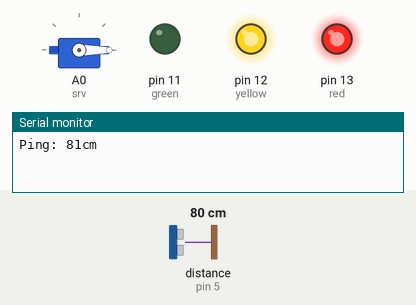
The sketch below on a simulated Arduino Uno, built with avr-gcc and run on an emulated ATmega328P. Parts: servo, output pins drawn as LEDs (lit = HIGH), the last lines printed to the serial monitor. Dashed ring = blinking. The test bench sets the inputs (shaded band); at power-on: distance to the obstacle (sensor on pin 5) 80 cm. The echo pulse lasts 58.3 µs per cm; pins used as bus, display or sensor lines are not drawn.

Above: at 8.2 s.
8.3 s: distance to the obstacle (sensor on pin 5) set to 11 cm
11.8 s: distance to the obstacle (sensor on pin 5) set to 8 cm
At 15.7 s:
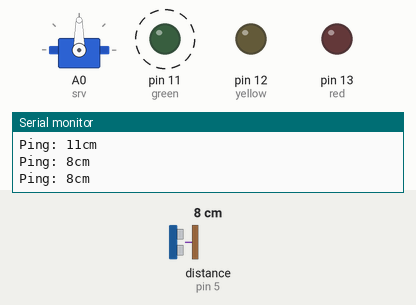
16.5 s: distance to the obstacle (sensor on pin 5) set to 18 cm
At 17.8 s:
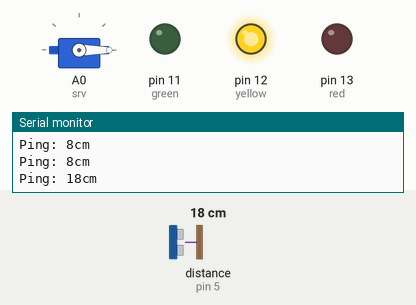
19.5 s: distance to the obstacle (sensor on pin 5) set to 2 cm
At 20.6 s:
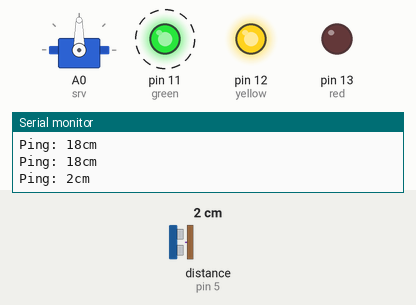
24.2 s: distance to the obstacle (sensor on pin 5) set to 35 cm
At 26.3 s:
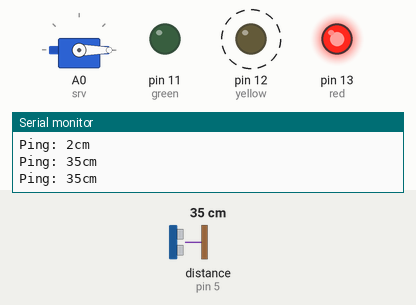
Timing chart, 0 to 29.9 s (numbered marks = the images above; inputs shaded):
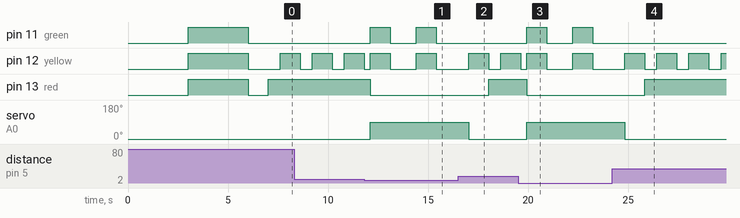

The sketch:

shlagbaum2.ino
```cpp
//===================================================================================
// Shlagbaum2
//===================================================================================
// ----- global define ----------------------------------------------
//
// ----- libraries --------------------------------------------------
 #include <NewPing.h>
 #include <Servo.h>
// ----- constant pin -----------------------------------------------
 #define srv A0
 #define red 13
 #define yellow 12
 #define green 11
 #define vcc 3
 #define trig 4
 #define echo 5
 #define gnd 6
// ----- constant common --------------------------------------------
// const float pi = 3.14;
// ----- variables --------------------------------------------------
// int count = 0;
// ----- prepare hardware -------------------------------------------
 Servo servo1;
 NewPing sonar(trig, echo, 200);
// ==================================================================
// functions common -------------------------------------------------
// void control() {}
// ==================================================================
void setup() {
  // Serial monitor -------------------------------------------------
  Serial.begin(9600); delay(3000);
  // ----- prepare pins ---------------------------------------------
   //pinMode(srv,OUTPUT);
   pinMode(red,OUTPUT);
   pinMode(yellow,OUTPUT);
   pinMode(green,OUTPUT);
   pinMode(vcc, OUTPUT);
   digitalWrite(vcc, 1);
   //pinMode(trig, INPUT);
   //pinMode(echo, INPUT);
   pinMode(gnd, OUTPUT);
   digitalWrite(gnd, 0);
   digitalWrite(red, 1);
   digitalWrite(yellow, 1);
   digitalWrite(green, 1);
   delay(3000);
   digitalWrite(red, 0);
   digitalWrite(yellow, 0);
   digitalWrite(green, 0);
   delay(1000);
   digitalWrite(red, 1);

  // ----- prepare variable -----------------------------------------
  //
  // ----- prepare hardware -----------------------------------------
   servo1.attach(srv);
   servo1.write(0);
} // ================================================================
void loop() { // ----- work programm -----------------------------------------
  delay(300);                     // Wait 50ms between pings (about 20 pings/sec). 29ms should be the shortest delay between pings.
  Serial.print("Ping: ");
  Serial.print(sonar.ping_cm()); // Send ping, get distance in cm and print result (0 = outside set distance range)
  Serial.println("cm");


  if(sonar.ping_cm() < 10) {
    digitalWrite(red, 0);
    digitalWrite(yellow, 1);
     digitalWrite(green, 1);
    servo1.write(90);
    delay(1000);
    digitalWrite(yellow, 0);
    digitalWrite(green, 0);
    delay(1000);
  }
  else {
    digitalWrite(green, 0);
    delay(300);
    digitalWrite(yellow, 1);
    servo1.write(0);
    delay(1000);
    digitalWrite(red, 1);
    digitalWrite(yellow, 0);
  }
} // ================================================================
```

Measured:
- the behaviour switches between 10 and 9 cm on distance to the obstacle (sensor on pin 5) (found by bisection; images 0 and 1)
- after the input at 11.8 s, pin 11 (green): alternates HIGH for 1.0 s and LOW for 1.3 s, starting after 0.32 s; pin 13 (red): HIGH → LOW after 0.32 s; servo on A0 (srv): 0° → 90° after 0.32 s
- after the input at 16.5 s, pin 11 (green): stays LOW (without the input it goes to HIGH after 0.22 s); pin 13 (red): LOW → HIGH after 1.5 s; servo on A0 (srv): 90° → 0° after 0.53 s
- after the input at 19.5 s, pin 11 (green): alternates HIGH for 1.0 s and LOW for 1.3 s, starting after 0.43 s; pin 13 (red): HIGH → LOW after 0.43 s; servo on A0 (srv): 0° → 90° after 0.43 s
- after the input at 24.2 s, pin 11 (green): stops changing and stays LOW; pin 12 (yellow): alternates HIGH for 1.0 s and LOW for 0.61 s, starting after 0.64 s; pin 13 (red): LOW → HIGH after 1.6 s; servo on A0 (srv): 90° → 0° after 0.64 s
